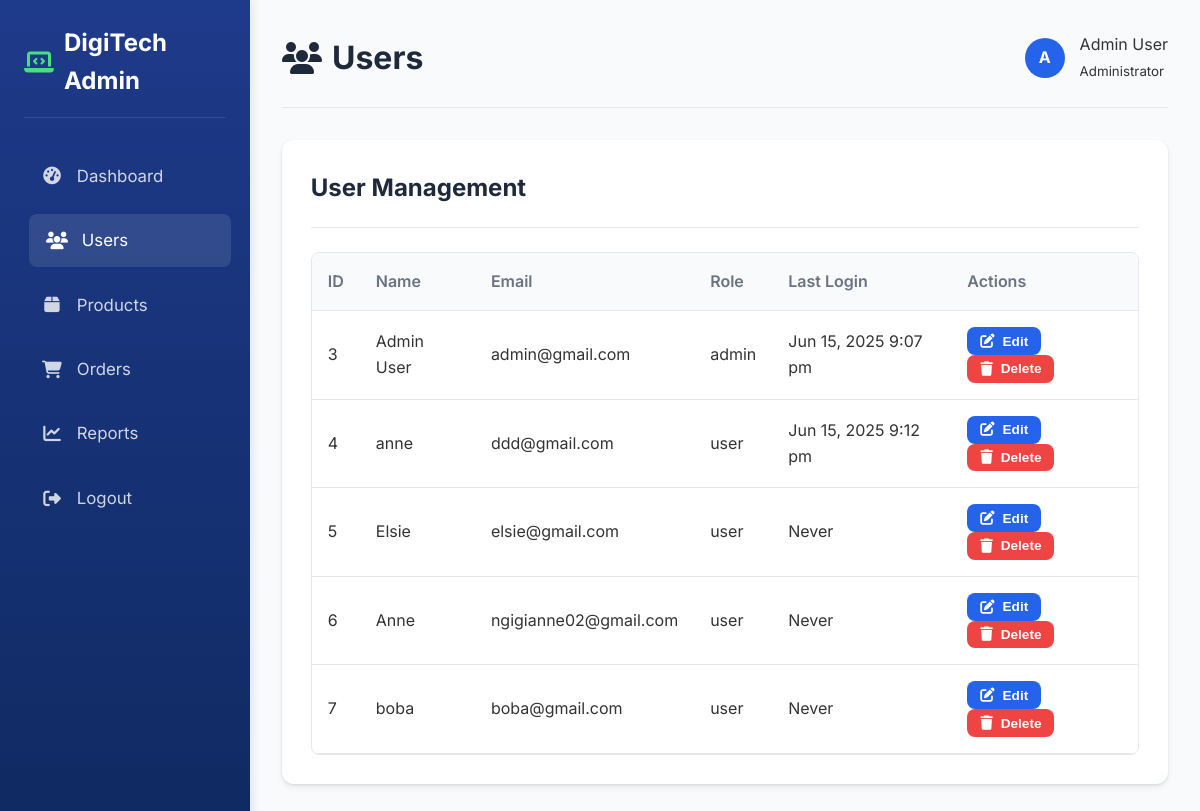
The app's page /admin/dashboard.php?page=users (signed in) with its own data.
### tables this page shows
CREATE TABLE `users` (
  `id` int(11) NOT NULL,
  `name` varchar(100) NOT NULL,
  `email` varchar(100) NOT NULL,
  `password` varchar(255) DEFAULT NULL,
  `role` enum('user','admin') DEFAULT 'user',
  `last_login` datetime DEFAULT current_timestamp(),
  `created_at` timestamp NOT NULL DEFAULT current_timestamp(),
  `updated_at` timestamp NOT NULL DEFAULT current_timestamp() ON UPDATE current_timestamp(),
  `reset_token_hash` varchar(255) DEFAULT NULL,
  `reset_token_expires_at` datetime DEFAULT NULL
);

### admin/dashboard.php (the view, shortened to what this page needs)
<?php
$conn = getDB();
$allowed_pages = ['dashboard', 'users', 'products', 'orders', 'reports'];
$current_page = isset($_GET['page']) && in_array($_GET['page'], $allowed_pages) ? $_GET['page'] : 'dashboard';
function getCount($conn, $query) {
    $result = $conn->query($query);
    $row = $result->fetch_row();
    return $row[0];
}
function getData($conn, $query) {
    $data = [];
    $result = $conn->query($query);
    while($row = $result->fetch_assoc()) {
        $data[] = $row;
    }
    return $data;
}
$user_count = getCount($conn, "SELECT COUNT(*) FROM users");
$active_users = getCount($conn, "SELECT COUNT(*) FROM users WHERE last_login > DATE_SUB(NOW(), INTERVAL 30 DAY)");
$new_users = getCount($conn, "SELECT COUNT(*) FROM users WHERE created_at > DATE_SUB(NOW(), INTERVAL 7 DAY)");
$products = getData($conn, "SELECT * FROM products");
$users = ($current_page === 'users') ? getData($conn, "SELECT * FROM users") : [];
?>
<!DOCTYPE html>
<html lang="en">
<head>
  <link rel="stylesheet" href="https://cdnjs.cloudflare.com/ajax/libs/font-awesome/6.4.0/css/all.min.css">
</head>
<body>
  <div class="admin-container">
    <div class="sidebar" id="sidebar">
      <div class="sidebar-header">
        <h2><i class="fas fa-laptop-code"></i> DigiTech Admin</h2>
      </div>
      <nav class="sidebar-nav">
        <ul>
          <li><a href="dashboard.php?page=dashboard" class="<?php echo $current_page === 'dashboard' ? 'active' : ''; ?>">
            <i class="fas fa-tachometer-alt"></i> Dashboard</a></li>
          <li><a href="dashboard.php?page=users" class="<?php echo $current_page === 'users' ? 'active' : ''; ?>">
            <i class="fas fa-users"></i> Users</a></li>
          <li><a href="dashboard.php?page=products" class="<?php echo $current_page === 'products' ? 'active' : ''; ?>">
            <i class="fas fa-box"></i> Products</a></li>
          <li><a href="dashboard.php?page=orders" class="<?php echo $current_page === 'orders' ? 'active' : ''; ?>">
            <i class="fas fa-shopping-cart"></i> Orders</a></li>
          <li><a href="dashboard.php?page=reports" class="<?php echo $current_page === 'reports' ? 'active' : ''; ?>">
            <i class="fas fa-chart-line"></i> Reports</a></li> <li><a href="?logout=1">
            <i class="fas fa-sign-out-alt"></i> Logout</a></li>
        </ul>
      </nav>
    </div>
    <div class="main-content">
      <div class="header">
        <h1><i class="fas fa-<?php
          switch($current_page) {
            case 'users': echo 'users'; break;
          }
        ?>"></i> <?php echo ucfirst($current_page); ?></h1>
        <div class="user-info">
          <div class="avatar">A</div>
          <div>
            <div>Admin User</div>
            <small>Administrator</small>
          </div>
        </div>
      </div>
      <?php if ($current_page === 'dashboard'): ?>
        <div class="stats-grid">
          <div class="stat-card users">
            <h3>Total Users</h3>
            <p><?php echo $user_count; ?></p>
          </div>
          <div class="stat-card active-users">
            <h3>Active Users (30 days)</h3>
            <p><?php echo $active_users; ?></p>
          </div>
          <div class="stat-card new-users">
            <h3>New Users (7 days)</h3>
            <p><?php echo $new_users; ?></p>
          </div>
        </div>
        <div class="card">
          <div class="card-header">
            <h2>Recent Products</h2>
            <button class="btn btn-primary" onclick="openModal('add-product')">
              <i class="fas fa-plus"></i> Add Product
            </button>
          </div>
          <div class="table-container">
            <table>
              <thead>
                <tr>
                  <th>ID</th>
                  <th>Product</th>
                  <th>Price</th>
                  <th>Category</th>
                  <th>Stock</th>
                  <th>Image</th>
                </tr>
              </thead>
              <tbody>
                <?php foreach (array_slice($products, 0, 5) as $product): ?>
                <tr>
                  <td><?php echo $product['id']; ?></td>
                  <td><?php echo htmlspecialchars($product['name']); ?></td>
                  <td>KSh <?php echo number_format($product['price']); ?></td>
                  <td><?php echo htmlspecialchars($product['category']); ?></td>
                  <td><?php echo $product['stock']; ?></td>
                  <td>
                    <?php if (!empty($product['image_url'])): ?>
                      <img src="<?php echo htmlspecialchars($product['image_url']); ?>" alt="Product" class="product-image">
                    <?php else: ?>
                      <div class="product-image">No Image</div>
                    <?php endif; ?>
                  </td>
                </tr>
                <?php endforeach; ?>
              </tbody>
            </table>
          </div>
        </div>
      <?php elseif ($current_page === 'users'): ?>
        <div class="card">
          <div class="card-header">
            <h2>User Management</h2>
          </div>
          <div class="table-container">
            <table>
              <thead>
                <tr>
                  <th>ID</th>
                  <th>Name</th>
                  <th>Email</th>
                  <th>Role</th>
                  <th>Last Login</th>
                  <th>Actions</th>
                </tr>
              </thead>
              <tbody>
                <?php foreach ($users as $user): ?>
                <tr data-id="<?php echo $user['id']; ?>">
                  <td><?php echo $user['id']; ?></td>
                  <td><?php echo htmlspecialchars($user['name']); ?></td>
                  <td><?php echo htmlspecialchars($user['email']); ?></td>
                  <td><?php echo htmlspecialchars($user['role']); ?></td>
                  <td><?php echo $user['last_login'] ? date('M j, Y g:i a', strtotime($user['last_login'])) : 'Never'; ?></td>
                  <td>
                    <button class="btn btn-primary btn-sm" onclick="openModal('edit-user', <?php echo $user['id']; ?>)">
                      <i class="fas fa-edit"></i> Edit
                    </button>
                    <form method="POST" style="display: inline-block;">
                      <button type="submit" name="delete_user" class="btn btn-danger btn-sm" onclick="return confirm('Are you sure you want to delete this user?')">
                        <i class="fas fa-trash"></i> Delete
                      </button>
                    </form>
                  </td>
                </tr>
                <?php endforeach; ?>
              </tbody>
            </table>
          </div>
        </div>
      <?php endif; ?>
    </div>
</body>
</html>

### admin/dashboard.php (style rules this page uses)
:root { --primary-color: #2563eb; --primary-dark: #1e40af; --light-gray: #f9fafb; --medium-gray: #e5e7eb; --dark-gray: #6b7280; --white: #ffffff; --success-color: #10b981; --danger-color: #ef4444; --warning-color: #f59e0b; --card-shadow: 0 4px 6px rgba(0,0,0,0.05), 0 1px 3px rgba(0,0,0,0.1); }
* { margin: 0; padding: 0; box-sizing: border-box; }
body { font-family: 'Inter', sans-serif; background-color: var(--light-gray); color: #333; line-height: 1.6; display: flex; min-height: 100vh; overflow-x: hidden; }
.admin-container { display: flex; flex: 1; min-height: 100%; }
.sidebar { background: linear-gradient(180deg, #1e3a8a 0%, #0f2a61 100%); color: var(--white); padding: 1.5rem; box-shadow: 2px 0 10px rgba(0,0,0,0.1); width: 250px; min-height: 100vh; position: sticky; top: 0; flex-shrink: 0; z-index: 100; }
.sidebar-header { margin-bottom: 2rem; padding-bottom: 1rem; border-bottom: 1px solid rgba(255,255,255,0.1); }
.sidebar-header h2 { font-size: 1.5rem; font-weight: 700; display: flex; align-items: center; gap: 10px; }
.sidebar-header i { color: #4ade80; }
.sidebar-nav ul { list-style: none; }
.sidebar-nav li { margin-bottom: 0.75rem; }
.sidebar-nav a { color: rgba(255,255,255,0.8); text-decoration: none; display: flex; align-items: center; padding: 0.8rem 1rem; border-radius: 8px; transition: all 0.3s ease; font-size: 1.05rem; }
.sidebar-nav a:hover, .sidebar-nav a.active { color: var(--white); background-color: rgba(255,255,255,0.1); transform: translateX(5px); }
.sidebar-nav i { width: 24px; text-align: center; margin-right: 0.8rem; font-size: 1.1rem; }
.main-content { padding: 2rem; flex: 1; min-width: 0; transition: all 0.3s ease; }
.header { display: flex; justify-content: space-between; align-items: center; margin-bottom: 2rem; padding-bottom: 1.5rem; border-bottom: 1px solid var(--medium-gray); flex-wrap: wrap; gap: 1rem; }
.header h1 { font-size: 2rem; font-weight: 700; color: #1e293b; display: flex; align-items: center; gap: 10px; }
.user-info { display: flex; align-items: center; gap: 15px; flex-shrink: 0; }
.user-info .avatar { width: 40px; height: 40px; border-radius: 50%; background: var(--primary-color); color: white; display: flex; align-items: center; justify-content: center; font-weight: bold; }
.card { background-color: var(--white); border-radius: 12px; padding: 1.8rem; box-shadow: var(--card-shadow); margin-bottom: 2rem; transition: all 0.3s ease; overflow: hidden; }
.card-header { display: flex; justify-content: space-between; align-items: center; margin-bottom: 1.5rem; padding-bottom: 1.2rem; border-bottom: 1px solid var(--medium-gray); flex-wrap: wrap; gap: 1rem; }
.card-header h2 { font-size: 1.5rem; font-weight: 700; color: #1e293b; }
.table-container { overflow-x: auto; margin-top: 1rem; border-radius: 8px; border: 1px solid var(--medium-gray); }
table { width: 100%; border-collapse: collapse; min-width: 800px; }
th, td { padding: 1rem; text-align: left; border-bottom: 1px solid var(--medium-gray); }
th { font-weight: 600; color: var(--dark-gray); background-color: #f8fafc; }
tbody tr { transition: background-color 0.2s; }
.btn { padding: 0.6rem 1.2rem; border-radius: 8px; border: none; cursor: pointer; font-weight: 600; transition: all 0.3s ease; display: inline-flex; align-items: center; gap: 8px; white-space: nowrap; }
.btn i { font-size: 0.9rem; }
.btn-primary { background-color: var(--primary-color); color: var(--white); }
.btn-danger { background-color: var(--danger-color); color: var(--white); }
.btn-sm { padding: 0.4rem 0.8rem; font-size: 0.85rem; }

### records on screen
users: id "3", name "Admin User", email "admin@gmail.com", role "admin", last_login "Jun 15, 2025 9:07 pm"
users: id "4", name "anne", email "ddd@gmail.com", role "user", last_login "Jun 15, 2025 9:12 pm"
users: id "5", name "Elsie", email "elsie@gmail.com", role "user", shows "Never"
users: id "6", name "Anne", email "ngigianne02@gmail.com", role "user", shows "Never"
users: id "7", name "boba", email "boba@gmail.com", role "user", shows "Never"

### other values on screen
$current_page "Users"
